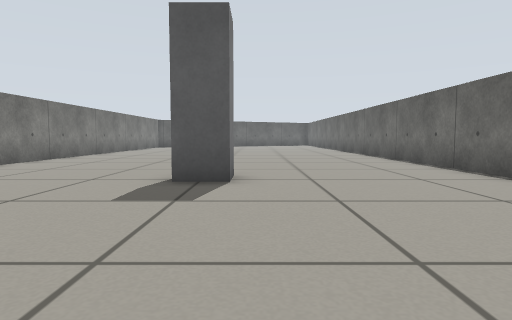
View 1 (above)

17 first-person views from a walk through a Gazebo world. The camera is 0.39 m above the floor, tilts 4° down and sees 75° across. The floor is counted in squares, 0.5 m on a side. Each view is taken from the middle of a square. On the plan, view 1 faces up. The plan holds only what a view shows up to about 11 squares ahead; the rest is blank.

View 2
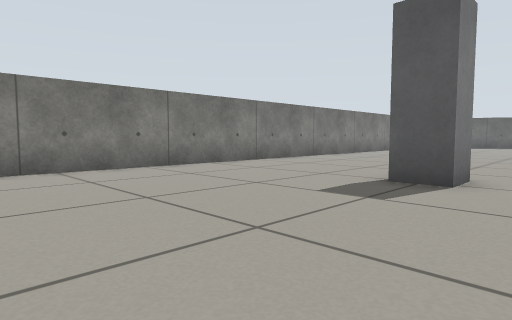

View 3
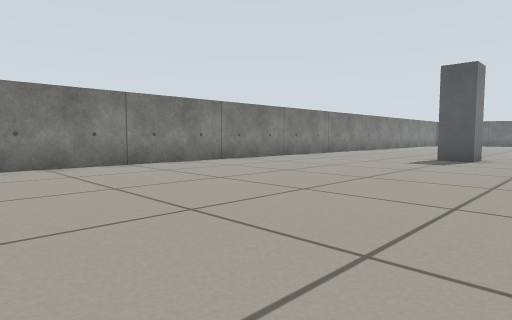

View 4
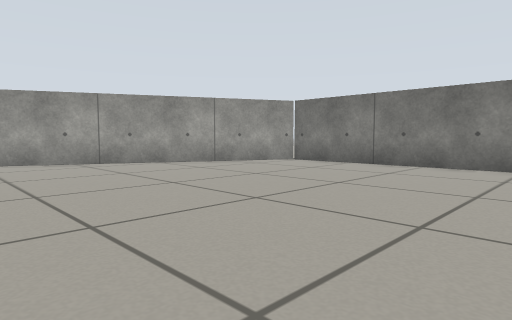

View 5
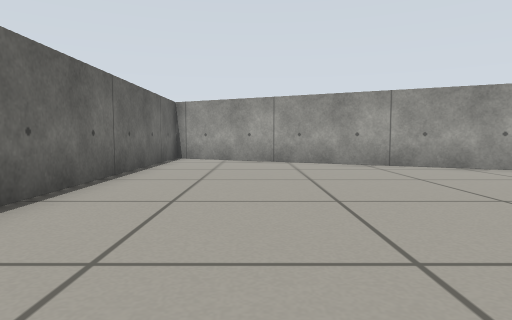

View 6
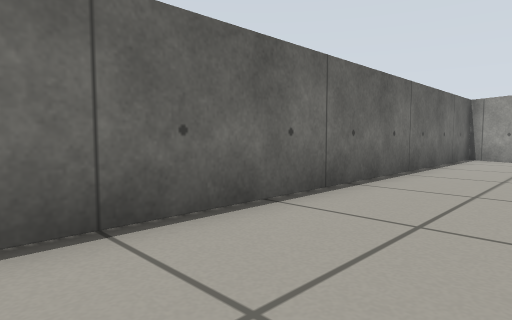

View 7
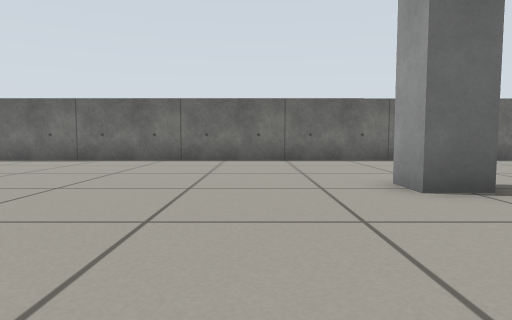

View 8
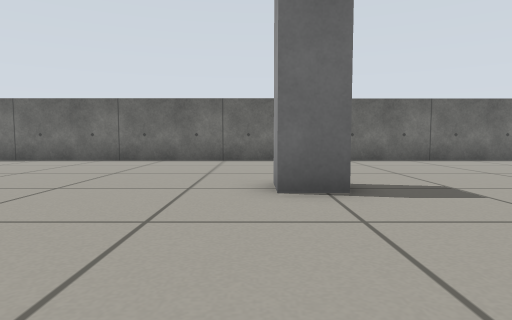

View 9
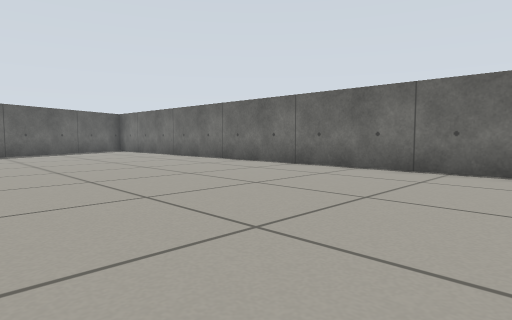

View 10
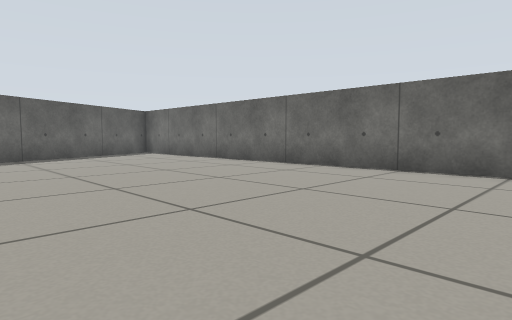

View 11
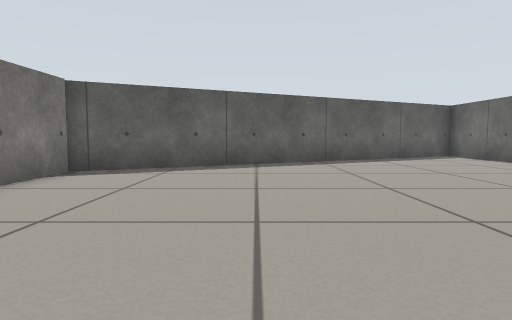

View 12
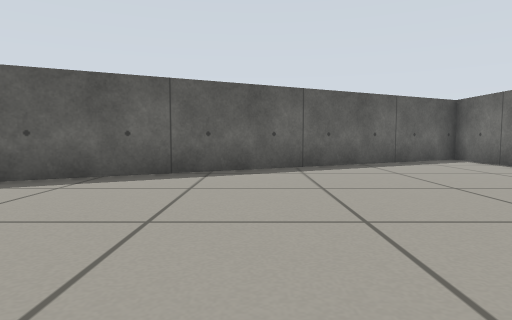

View 13
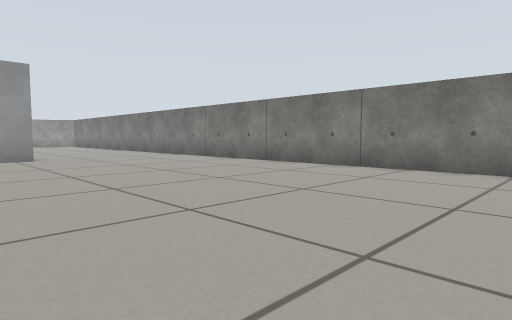

View 14
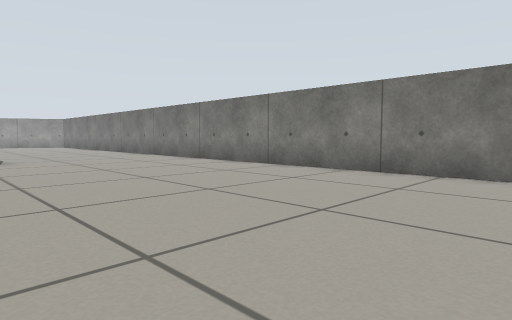

View 15
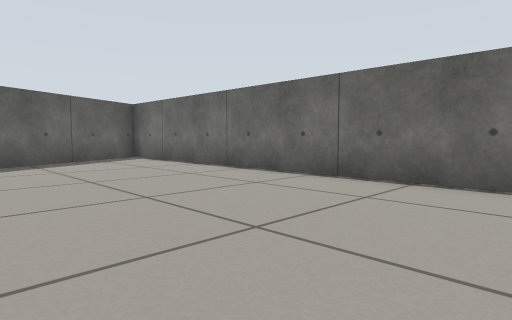

View 16
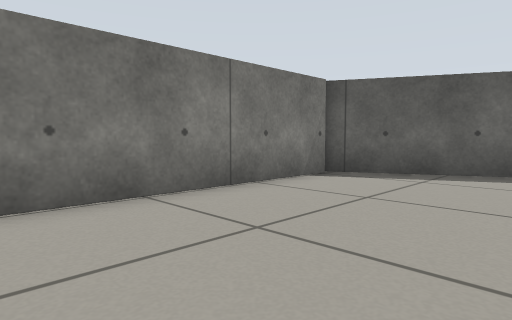

View 17
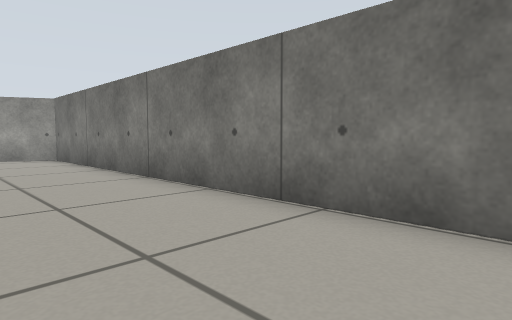

### Floor plan
Points are (right, up) in squares from view 1. A wall is a line through its corners. A room is listed if a view was taken in it or the views show most of it. See-through windows are left out.
Room 1 (views 1, 2, 3, 4, 5, 6, 7, 8, 9, 10, 11, 12, 13, 14, 15, 16, 17)
walls: (-7.1, 7.6) (-7.1, -8.3) (4.9, -14) (4.7, 30.2); (4.3, 30.1) (-7.1, 24.4) (-7.1, 9.1)
objects: grey post (-1, 6) to (0, 7)

Positions as (right, up) in squares from view 1, and headings:
1: (0, 0), facing up
2: (1, 0), facing up-left
3: (2, -6), facing up-left
4: (2, -1), facing down-left
5: (2, -2), facing down
6: (2, -1), facing down-right
7: (-6, 9), facing right
8: (-6, 7), facing right
9: (-3, 12), facing up-right
10: (-3, 15), facing up-right
11: (-3, 17), facing up
12: (-2, 19), facing up
13: (1, 19), facing down-left
14: (0, 18), facing down-left
15: (-1, 18), facing up-right
16: (-3, 18), facing up-left
17: (-4, 4), facing down-left
